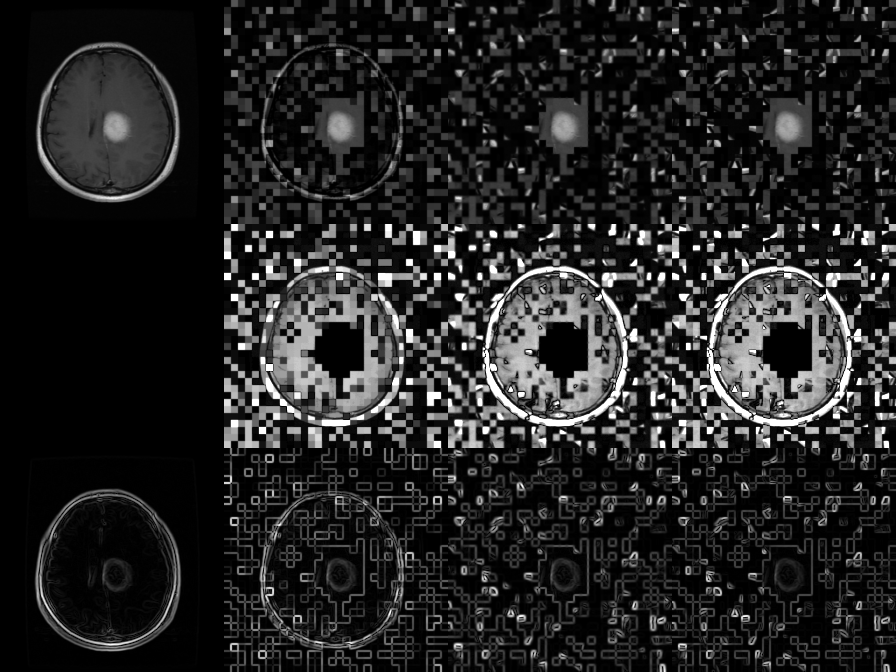
#> input picture experiments/phase_9_seam_spatial_disentanglement/visual_audit_panels/panel_sample_cheng_2edf30a28697352f4f820dacee7cefbe8e44e2d981201af60bcaadeee59f7577_meningioma.png, 896 x 672 px
$ python -i preprocessing.py   (imports and definitions only)
#> lines starting #> are read from the running program, lines starting #| are printed output that depends on the picture
#> further down, picture is the input picture: shape (672, 896); min 0, max 255, mean 36.2
"""Deterministic, tested image and mask preprocessing module.

Follows Part 5 specifications:
- 224x224 target size with aspect ratio preservation and symmetric padding.
- Robust percentile-based intensity scaling (1st and 99th percentiles) clipped to [0, 1].
- Nearest-neighbor mask interpolation preserving strictly binary values {0, 1}.
- Area tracking, mask disappearance detection, and minimum usable area flagging.
- 3-channel grayscale conversion and ImageNet normalization.
- Mild, reproducible training-only augmentation (rotations, translations, scaling, brightness)
  with NO horizontal flipping by default.
"""
from __future__ import annotations

from typing import Any, Tuple
import numpy as np
from PIL import Image

IMAGENET_MEAN = np.array([0.485, 0.456, 0.406], dtype=np.float32).reshape(3, 1, 1)
IMAGENET_STD = np.array([0.229, 0.224, 0.225], dtype=np.float32).reshape(3, 1, 1)


def scale_intensity(image: np.ndarray, p_low: float = 1.0, p_high: float = 99.0) -> np.ndarray:
    """Robust percentile-based intensity scaling mapping values to [0.0, 1.0]."""
#> called with p_low = 1, p_high = 99
    values = image.astype(np.float32)
    if not np.isfinite(values).all():
        values = np.nan_to_num(values, nan=0.0, posinf=0.0, neginf=0.0)
    lo, hi = np.percentile(values, (p_low, p_high))
#> lo = 0; hi = 255
    if not np.isfinite(lo) or not np.isfinite(hi) or hi <= lo:
        v_min, v_max = float(values.min()), float(values.max())
        if v_max > v_min:
            return np.clip((values - v_min) / (v_max - v_min), 0.0, 1.0)
        return np.zeros_like(values, dtype=np.float32)
    return np.clip((values - lo) / (hi - lo), 0.0, 1.0).astype(np.float32)


def resize_and_pad(
    image: np.ndarray,
    mask: np.ndarray | None = None,
    target_size: tuple[int, int] = (224, 224),
) -> tuple[np.ndarray, np.ndarray | None, dict[str, Any]]:
    """Resize image and mask preserving aspect ratio with zero padding.

    Uses bilinear interpolation for the image and nearest-neighbor for the mask.
    """
#> called with target_size = (224, 224)
    target_h, target_w = target_size
    orig_h, orig_w = image.shape[:2]
#> orig_h = 672; orig_w = 896

    # Calculate proportional scale
    scale = min(target_w / orig_w, target_h / orig_h)
#> scale = 0.25
    new_w = max(1, int(round(orig_w * scale)))
#> new_w = 224
    new_h = max(1, int(round(orig_h * scale)))
#> new_h = 168

    # Resize image
    pil_img = Image.fromarray(image)
    resized_img = pil_img.resize((new_w, new_h), Image.Resampling.BILINEAR)
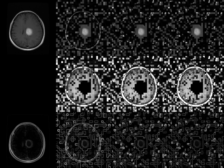
#> resized_img: PIL image 224x168 F; min 0, max 0.985, mean 0.142
    resized_img_arr = np.asarray(resized_img, dtype=np.float32)

    # Pad symmetrically to target_size
    pad_top = (target_h - new_h) // 2
#> pad_top = 28
    pad_bottom = target_h - new_h - pad_top
#> pad_bottom = 28
    pad_left = (target_w - new_w) // 2
#> pad_left = 0
    pad_right = target_w - new_w - pad_left
#> pad_right = 0

    out_img = np.pad(
        resized_img_arr,
        ((pad_top, pad_bottom), (pad_left, pad_right)),
        mode="constant",
        constant_values=0.0,
    )
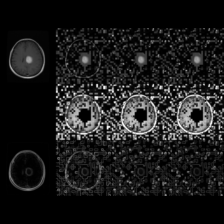
#> out_img: shape (224, 224) float32; min 0, max 0.985, mean 0.107

    out_mask = None
    mask_meta: dict[str, Any] = {
        "original_shape": (orig_h, orig_w),
        "target_shape": (target_h, target_w),
        "scale_factor": scale,
        "pad_offsets": (pad_top, pad_bottom, pad_left, pad_right),
        "original_area_pixels": 0,
        "resized_area_pixels": 0,
        "area_ratio": 0.0,
        "mask_disappeared": False,
        "is_binary": True,
    }

    if mask is not None:
        mask_u8 = (mask > 0).astype(np.uint8)
        pil_mask = Image.fromarray(mask_u8)
        # NEAREST neighbor to avoid soft boundaries
        resized_mask = pil_mask.resize((new_w, new_h), Image.Resampling.NEAREST)
        resized_mask_arr = np.asarray(resized_mask, dtype=np.uint8)

        padded_mask = np.pad(
            resized_mask_arr,
            ((pad_top, pad_bottom), (pad_left, pad_right)),
            mode="constant",
            constant_values=0,
        )
        out_mask = (padded_mask > 0).astype(np.uint8)

        orig_area = int(np.count_nonzero(mask_u8))
        resized_area = int(np.count_nonzero(out_mask))
        disappeared = (orig_area > 0 and resized_area == 0)

        mask_meta.update({
            "original_area_pixels": orig_area,
            "resized_area_pixels": resized_area,
            "area_ratio": float(resized_area / orig_area) if orig_area > 0 else 0.0,
            "mask_disappeared": disappeared,
            "is_binary": bool(set(np.unique(out_mask)).issubset({0, 1})),
        })

    return out_img, out_mask, mask_meta


# [41 lines left out: function apply_mild_augmentation, not called in this run]


def to_model_tensor(
    image: np.ndarray,
    normalize_imagenet: bool = True,
) -> np.ndarray:
    """Convert a 2D [0.0, 1.0] image to (3, H, W) float32 tensor with ImageNet normalization."""
    # Expand to 3 identical channels
    ch3 = np.stack([image, image, image], axis=0).astype(np.float32)
    if normalize_imagenet:
        ch3 = (ch3 - IMAGENET_MEAN) / IMAGENET_STD
    return ch3


def preprocess_sample(
    raw_image: np.ndarray,
    raw_mask: np.ndarray | None = None,
    target_size: tuple[int, int] = (224, 224),
    is_training: bool = False,
    normalize_imagenet: bool = True,
    rng: np.random.Generator | None = None,
) -> tuple[np.ndarray, np.ndarray | None, np.ndarray, dict[str, Any]]:
    """Complete preprocessing pipeline for an MRI sample and its mask.

    Returns:
    - model_tensor: (3, target_h, target_w) float32 ImageNet normalized tensor
    - binary_mask: (target_h, target_w) uint8 binary mask in {0, 1}
    - display_image: (target_h, target_w) float32 unnormalized image in [0.0, 1.0]
    - metadata: dictionary containing geometry, area tracking, and quality flags.
    """
    # 1. Intensity scaling
    scaled = scale_intensity(raw_image, p_low=1.0, p_high=99.0)

    # 2. Resizing and aspect ratio preservation padding
    resized_img, resized_mask, meta = resize_and_pad(scaled, raw_mask, target_size=target_size)
#> meta = 9 items

    # 3. Training-only mild augmentation
    if is_training:
        resized_img, resized_mask = apply_mild_augmentation(resized_img, resized_mask, rng=rng)

    # 4. Convert to 3-channel model tensor
    model_tensor = to_model_tensor(resized_img, normalize_imagenet=normalize_imagenet)

    return model_tensor, resized_mask, resized_img, meta

>>> import cv2
>>> picture = cv2.imread('../../experiments/phase_9_seam_spatial_disentanglement/visual_audit_panels/panel_sample_cheng_2edf30a28697352f4f820dacee7cefbe8e44e2d981201af60bcaadeee59f7577_meningioma.png', cv2.IMREAD_GRAYSCALE)
>>> result = preprocess_sample(picture)

$ run again, on experiments/phase_9_seam_spatial_disentanglement/visual_audit_panels/panel_sample_cheng_59fb40e566c9693296c657ae51b56134dedad24ae8c0a3eab25cb7cfe6ccf4a0_pituitary.png
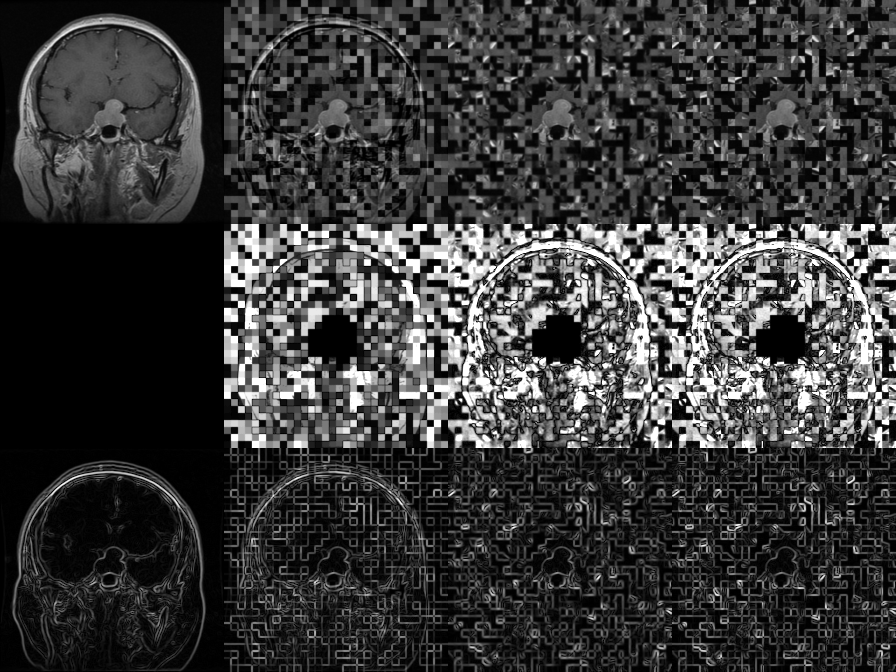
#> input picture experiments/phase_9_seam_spatial_disentanglement/visual_audit_panels/panel_sample_cheng_59fb40e566c9693296c657ae51b56134dedad24ae8c0a3eab25cb7cfe6ccf4a0_pituitary.png, 896 x 672 px
#> picture is the input picture: shape (672, 896); min 0, max 255, mean 58
#> lo = 0; hi = 255
#> in resize_and_pad, `resized_img = pil_img.resize((new_w, new_h), Image.Resampling.BILINEAR)`:
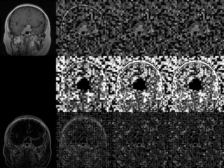
#> resized_img: PIL image 224x168 F; min 0, max 0.999, mean 0.227
#> in resize_and_pad, `out_img = np.pad( resized_img_arr, ((pad_top, pad_bottom), (pad_left, ..`:
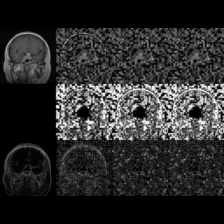
#> out_img: shape (224, 224) float32; min 0, max 0.999, mean 0.171
#> meta = 9 items

$ run again, on experiments/phase_9_seam_spatial_disentanglement/visual_audit_panels/panel_sample_cheng_89a85d4d9cefef09b0142e88df226eb0fb264143ca4c783107cf704d2a2fd2d4_meningioma.png
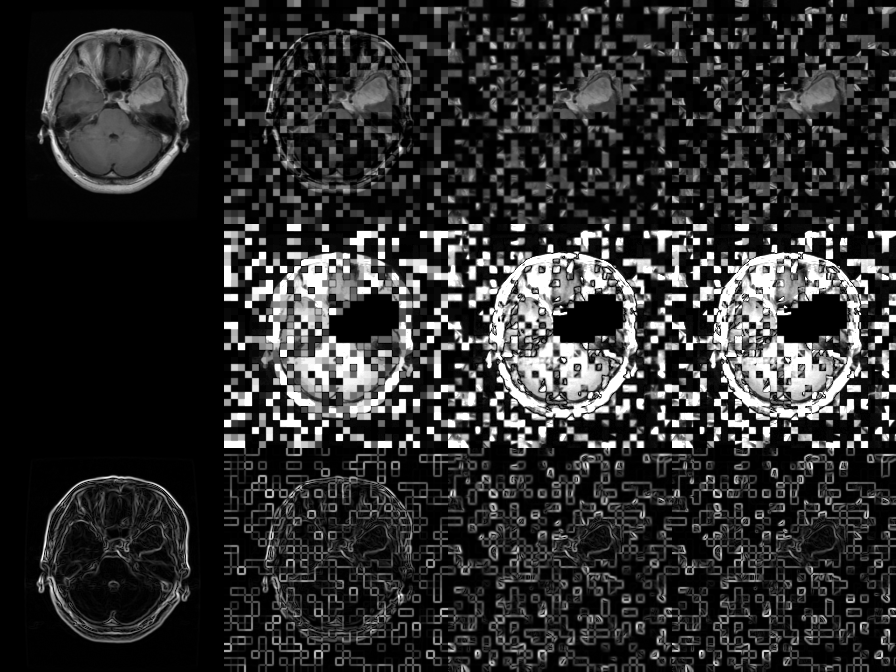
#> input picture experiments/phase_9_seam_spatial_disentanglement/visual_audit_panels/panel_sample_cheng_89a85d4d9cefef09b0142e88df226eb0fb264143ca4c783107cf704d2a2fd2d4_meningioma.png, 896 x 672 px
#> picture is the input picture: shape (672, 896); min 0, max 255, mean 45.6
#> lo = 0; hi = 255
#> in resize_and_pad, `resized_img = pil_img.resize((new_w, new_h), Image.Resampling.BILINEAR)`:
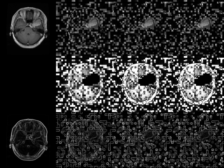
#> resized_img: PIL image 224x168 F; min 0, max 1, mean 0.179
#> in resize_and_pad, `out_img = np.pad( resized_img_arr, ((pad_top, pad_bottom), (pad_left, ..`:
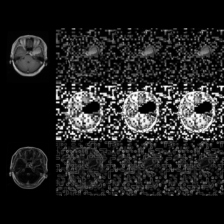
#> out_img: shape (224, 224) float32; min 0, max 1, mean 0.134
#> meta = 9 items

$ run again, on experiments/phase_9_seam_spatial_disentanglement/visual_audit_panels/panel_sample_cheng_d4fc77ba45302ff60568ceaa3881bbd7462aea01878065fe533dedbe418fd531_glioma.png
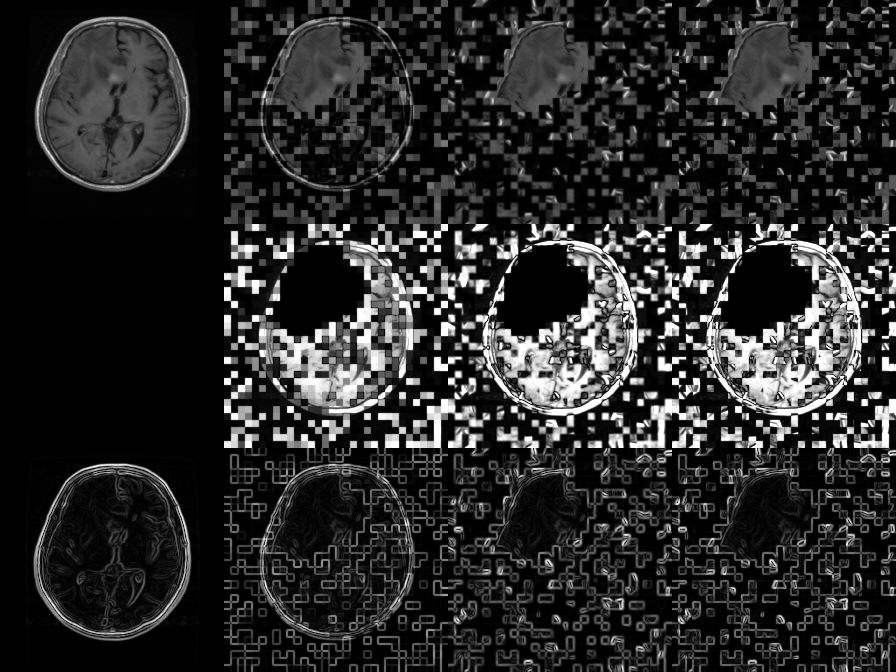
#> input picture experiments/phase_9_seam_spatial_disentanglement/visual_audit_panels/panel_sample_cheng_d4fc77ba45302ff60568ceaa3881bbd7462aea01878065fe533dedbe418fd531_glioma.png, 896 x 672 px
#> picture is the input picture: shape (672, 896); min 0, max 255, mean 42.1
#> lo = 0; hi = 255
#> in resize_and_pad, `resized_img = pil_img.resize((new_w, new_h), Image.Resampling.BILINEAR)`:
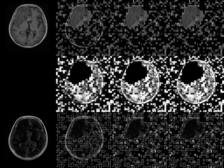
#> resized_img: PIL image 224x168 F; min 0, max 1, mean 0.165
#> in resize_and_pad, `out_img = np.pad( resized_img_arr, ((pad_top, pad_bottom), (pad_left, ..`:
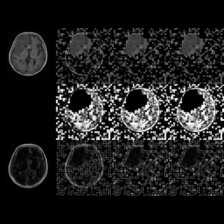
#> out_img: shape (224, 224) float32; min 0, max 1, mean 0.124
#> meta = 9 items
